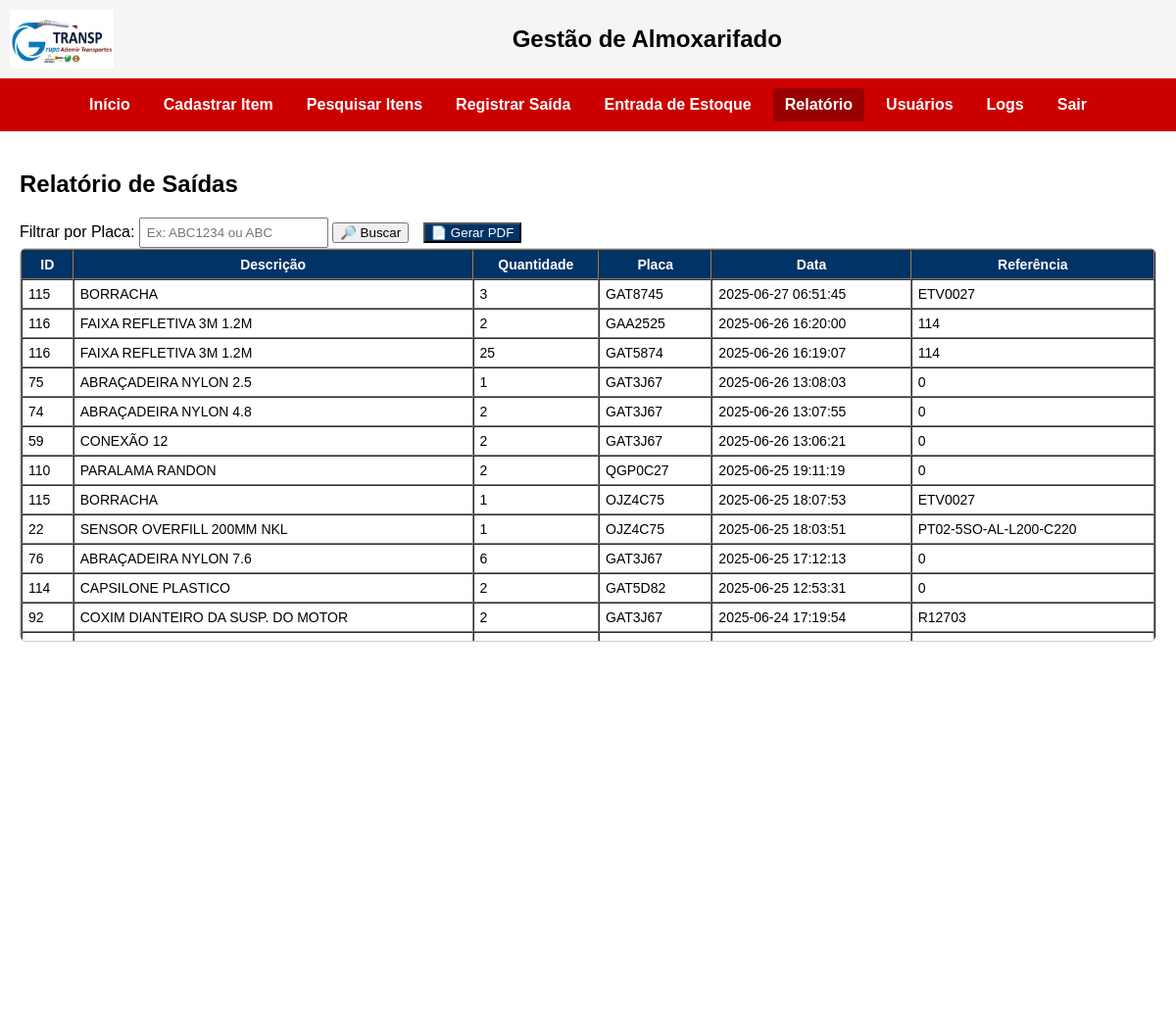
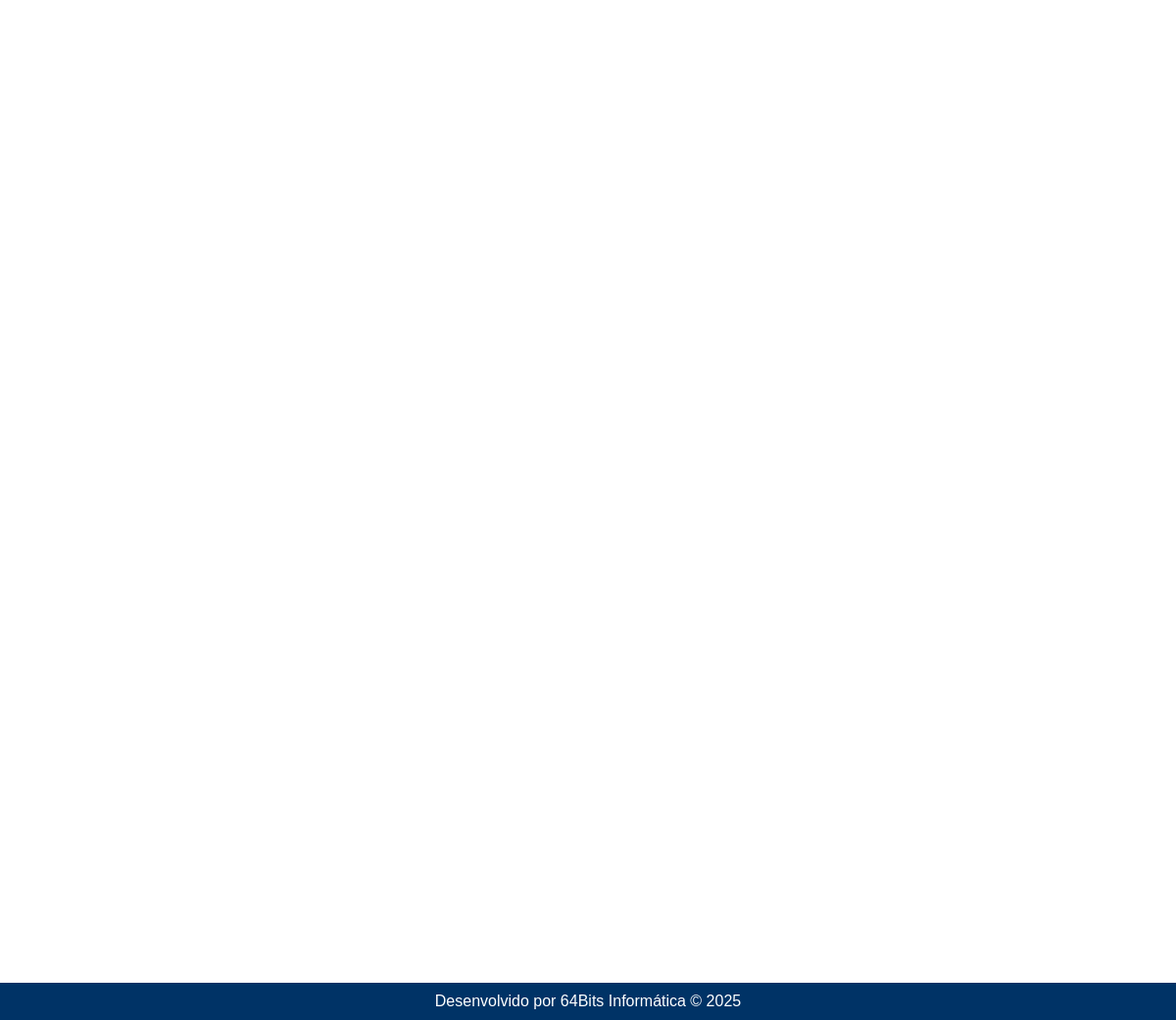
The app's page /saidas/relatorio (signed in) with its own data (2 pictures, top to bottom).
### tables this page shows
CREATE TABLE saidas (
        id INTEGER PRIMARY KEY AUTOINCREMENT,
        item_id INTEGER,
        descricao TEXT,
        quantidade INTEGER,
        placa TEXT,
        data_saida TEXT, referencia TEXT,
        FOREIGN KEY (item_id) REFERENCES itens(id)
    );

### routes/saidas.py (the view)
@saidas_bp.route('/relatorio', methods=['GET', 'POST'])
def relatorio():
    placa = ''
    registros = []
    conn = conectar_db()
    cursor = conn.cursor()
    if request.method == 'POST':
        placa = request.form.get('placa', '').strip().upper()
        acao = request.form.get('acao')
        if placa:
            cursor.execute("""
                SELECT item_id, descricao, quantidade, placa, data_saida, referencia
                FROM saidas
                WHERE placa LIKE ?
                ORDER BY data_saida DESC
            """, (f"%{placa}%",))
        else:
            cursor.execute("""
                SELECT item_id, descricao, quantidade, placa, data_saida, referencia
                FROM saidas
                ORDER BY data_saida DESC
            """)
        registros = cursor.fetchall()
        conn.close()
        if acao == 'pdf':
            pdf = FPDF()
            pdf.add_page()
            pdf.set_font("Arial", size=12)
            pdf.cell(0, 10, txt="Relatório de Saídas", ln=True, align='C')
            pdf.ln(10)
            for item in registros:
                linha = f"{item['data_saida']} | {item['descricao']} | Qtd: {item['quantidade']} | Placa: {item['placa']} | Ref: {item['referencia']}"
                pdf.multi_cell(0, 10, txt=linha)
            pdf_output = BytesIO()
            pdf_output.write(pdf.output(dest='S').encode('latin-1'))
            pdf_output.seek(0)
            return send_file(pdf_output, download_name="relatorio_saidas.pdf", as_attachment=True)
    else:
        cursor.execute("""
            SELECT item_id, descricao, quantidade, placa, data_saida, referencia
            FROM saidas
            ORDER BY data_saida DESC
        """)
        registros = cursor.fetchall()
        conn.close()
    return render_template("relatorio.html", registros=registros, placa=placa, pode_modificar=pode_modificar())

### app.py (called while the page is built)
@app.before_request
def proteger_rotas():
    print(f"DEBUG - Endpoint acessado: {request.endpoint}")
    rotas_livres = [
        'auth.login',
        'static',
        'usuarios.cadastro_usuario',
    ]
    if 'usuario' not in session and request.endpoint not in rotas_livres:
        flash("Sua sessão expirou. Faça login novamente.", "erro")
        return redirect('/')

### models.py (called while the page is built)
def conectar_db():
    conn = sqlite3.connect(DB_PATH)
    conn.row_factory = sqlite3.Row
    return conn

### routes/saidas.py (called while the page is built)
def pode_modificar():
    return session.get('tipo') in ('MASTER', 'COMUM')

### templates/relatorio.html (shortened to what this page needs)
{% extends 'base.html' %}
{% block conteudo %}
<h2>Relatório de Saídas</h2>
<form method="POST" action="/saidas/relatorio">
  <label>Filtrar por Placa:</label>
  <input type="text" name="placa" value="{{ placa }}" placeholder="Ex: ABC1234 ou ABC" style="padding: 6px;">
  <button type="submit" name="acao" value="buscar">🔎 Buscar</button>
  <button type="submit" name="acao" value="pdf" style="margin-left: 10px; background-color: #003366; color: white;">📄 Gerar PDF</button>
</form>
{% if registros %}
  <div style="max-height: 400px; overflow-y: auto; border: 1px solid #ccc; border-radius: 6px;">
    <table border="1" cellpadding="6" cellspacing="0" style="width: 100%; font-size: 14px;">
      <thead style="background-color: #003366; color: white; position: sticky; top: 0;">
        <tr>
          <th>ID</th>
          <th>Descrição</th>
          <th>Quantidade</th>
          <th>Placa</th>
          <th>Data</th>
          <th>Referência</th>
        </tr>
      </thead>
      <tbody>
        {% for item in registros %}
        <tr>
          <td>{{ item.item_id }}</td>
          <td>{{ item.descricao }}</td>
          <td>{{ item.quantidade }}</td>
          <td>{{ item.placa }}</td>
          <td>{{ item.data_saida }}</td>
          <td>{{ item.referencia }}</td>
        </tr>
        {% endfor %}
      </tbody>
    </table>
  </div>
{% else %}
  <p>Nenhum registro encontrado.</p>
{% endif %}
{% endblock %}

### static/style.css (style rules this page uses)
html, body { height: 100%; margin: 0; padding: 0; font-family: Arial, sans-serif; }
.pagina-base { background-color: #ffffff; display: flex; flex-direction: column; min-height: 100%; }

### records on screen
saidas: item_id "115", descricao "BORRACHA", quantidade "3", placa "GAT8745", data_saida "2025-06-27 06:51:45", referencia "ETV0027"
saidas: item_id "116", descricao "FAIXA REFLETIVA 3M 1.2M", quantidade "2", placa "GAA2525", data_saida "2025-06-26 16:20:00", referencia "114"
saidas: item_id "116", descricao "FAIXA REFLETIVA 3M 1.2M", quantidade "25", placa "GAT5874", data_saida "2025-06-26 16:19:07", referencia "114"
saidas: item_id "75", descricao "ABRAÇADEIRA NYLON 2.5", quantidade "1", placa "GAT3J67", data_saida "2025-06-26 13:08:03", referencia "0"
saidas: item_id "74", descricao "ABRAÇADEIRA NYLON 4.8", quantidade "2", placa "GAT3J67", data_saida "2025-06-26 13:07:55", referencia "0"
saidas: item_id "59", descricao "CONEXÃO 12", quantidade "2", placa "GAT3J67", data_saida "2025-06-26 13:06:21", referencia "0"
saidas: item_id "110", descricao "PARALAMA RANDON", quantidade "2", placa "QGP0C27", data_saida "2025-06-25 19:11:19", referencia "0"
saidas: item_id "115", descricao "BORRACHA", quantidade "1", placa "OJZ4C75", data_saida "2025-06-25 18:07:53", referencia "ETV0027"
saidas: item_id "22", descricao "SENSOR OVERFILL 200MM NKL", quantidade "1", placa "OJZ4C75", data_saida "2025-06-25 18:03:51", referencia "PT02-5SO-AL-L200-C220"
saidas: item_id "76", descricao "ABRAÇADEIRA NYLON 7.6", quantidade "6", placa "GAT3J67", data_saida "2025-06-25 17:12:13", referencia "0"
saidas: item_id "114", descricao "CAPSILONE PLASTICO", quantidade "2", placa "GAT5D82", data_saida "2025-06-25 12:53:31", referencia "0"
saidas: item_id "92", descricao "COXIM DIANTEIRO DA SUSP. DO MOTOR", quantidade "2", placa "GAT3J67", data_saida "2025-06-24 17:19:54", referencia "R12703"

### other values on screen
{{ ano if ano else "2025" }} "2025"
